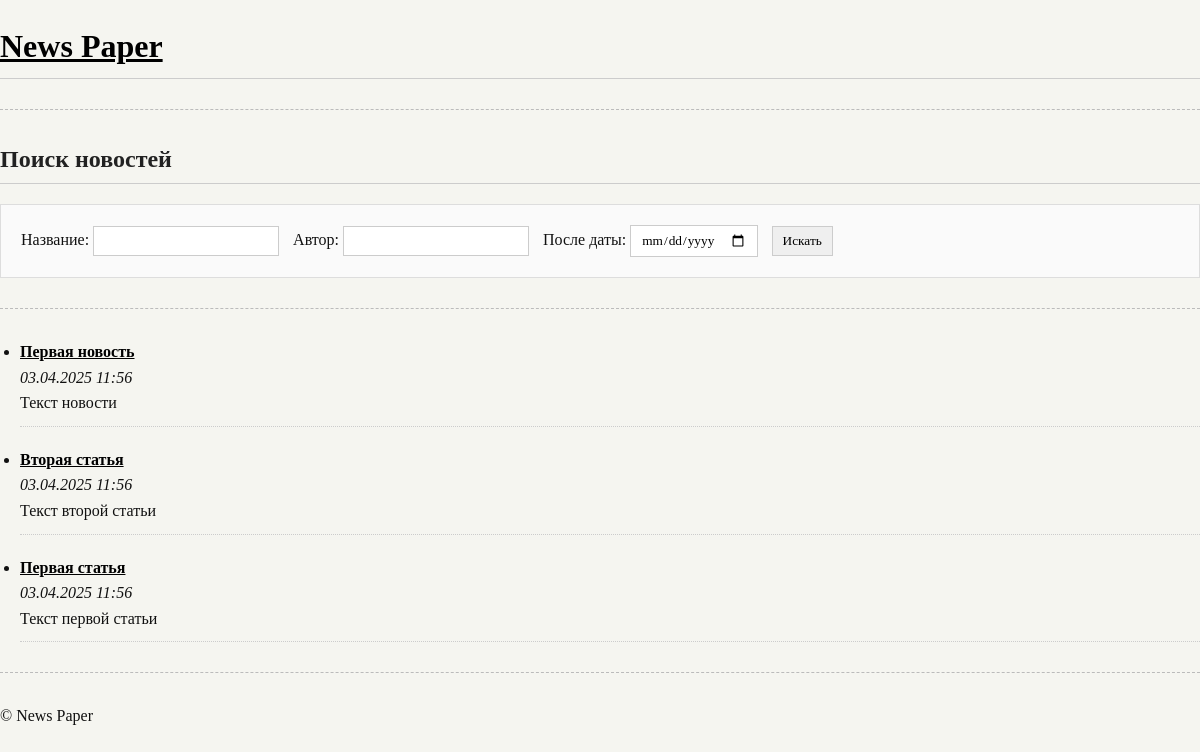
The app's page /news/search/ with its own data.
### news/models.py (models this page shows, shortened)
class Post(models.Model):
    ARTICLE = 'AR'
    NEWS = 'NW'
    POST_TYPES = [
        (ARTICLE, 'Статья'),
        (NEWS, 'Новость'),
    ]
    author = models.ForeignKey(Author, on_delete=models.CASCADE)
    post_type = models.CharField(max_length=2, choices=POST_TYPES, default=NEWS)
    created_at = models.DateTimeField(auto_now_add=True)
    categories = models.ManyToManyField(Category, through='PostCategory')
    title = models.CharField(max_length=255)
    content = models.TextField()
    rating = models.IntegerField(default=0)

### news/views.py (the view)
# urls.py: path('search/', NewsSearch.as_view(), name='news_search'),
class NewsSearch(ListView):
    model = Post
    template_name = 'news/news_search.html'
    context_object_name = 'news'
    ordering = ['-created_at']
    def get_queryset(self):
        queryset = super().get_queryset()
        title = self.request.GET.get('title')
        author = self.request.GET.get('author')
        date = self.request.GET.get('date_after')
        if title:
            queryset = queryset.filter(title__icontains=title)
        if author:
            queryset = queryset.filter(author__user__username__icontains=author)
        if date:
            queryset = queryset.filter(created_at__date__gte=date)
        return queryset

### news/templatetags/custom_filters.py (called while the page is built)
@register.filter(name='censor')
def censor(value):
    if not isinstance(value, str):
        return value
    pattern = r'\b(' + '|'.join(map(re.escape, BAD_WORDS)) + r')\b'
    return re.sub(pattern, lambda m: m.group(1)[0] + '*' * (len(m.group(1)) - 1), value, flags=re.IGNORECASE)

### news/templates/news/news_search.html (shortened to what this page needs)
{% extends 'news/default.html' %}
{% load custom_filters %}
{% load tz %}
{% block content %}
<h2>Поиск новостей</h2>
<form method="get">
    <label>Название:</label>
    <input type="text" name="title" value="{{ request.GET.title }}">
    <label>Автор:</label>
    <input type="text" name="author" value="{{ request.GET.author }}">
    <label>После даты:</label>
    <input type="date" name="date_after" value="{{ request.GET.date_after }}">
    <button type="submit">Искать</button>
</form>
<hr>
<ul>
    {% for post in news %}
        <li>
            <a href="{% url 'news_detail' post.id %}">
                <strong>{{ post.title|censor }}</strong>
            </a><br>
            <em>{{ post.created_at|date:"d.m.Y H:i" }}</em><br>
            {{ post.content|truncatechars:20|censor }}
        </li>
    {% empty %}
        <li>Ничего не найдено.</li>
    {% endfor %}
</ul>
{% endblock %}

### news/static/css/styles.css (style rules this page uses)
body { font-family: 'Georgia', 'Times New Roman', serif; background-color: #f5f5f0; color: #111; line-height: 1.6; margin: 0; padding: 0; }
h1, h2, h3 { font-family: 'Georgia', 'Times New Roman', serif; border-bottom: 1px solid #ccc; padding-bottom: 5px; margin-bottom: 20px; color: #222; }
a { color: #000; text-decoration: underline; }
hr { border: none; border-top: 1px dashed #bbb; margin: 30px 0; }
ul { padding-left: 20px; }
li { margin-bottom: 20px; padding-bottom: 10px; border-bottom: 1px dotted #ccc; }
form { margin-bottom: 30px; background-color: #fafafa; padding: 20px; border: 1px solid #ddd; }
input, select, button { font-family: 'Georgia', serif; padding: 6px 10px; margin-right: 10px; border: 1px solid #ccc; }

### records on screen
Post: title|censor "Первая новость", created_at "03.04.2025 11:56", content|censor "Текст новости"
Post: title|censor "Вторая статья", created_at "03.04.2025 11:56", content|censor "Текст второй статьи"
Post: title|censor "Первая статья", created_at "03.04.2025 11:56", content|censor "Текст первой статьи"
